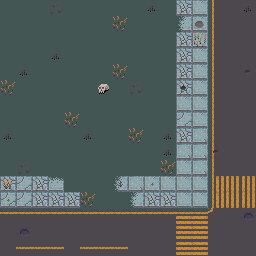

This game map was drawn from its Tiled (.tmx) file and the tilesets committed beside it. A one-line description and the full map source follow:
An orthogonal 16x16 tile map with 16x16 px tiles, 5 tile layers (base, road, pavement, grass, ...), 3 tilesets and 3 objects (2x zombieSpawn, goNextScene).

<map version="1.10" tiledversion="1.11.2" orientation="orthogonal" renderorder="right-down" width="16" height="16" tilewidth="16" tileheight="16" infinite="0" nextlayerid="8" nextobjectid="8">
 <tileset firstgid="1" source="assets/Road Tiles.tsx" />
 <tileset firstgid="34" source="assets/Pavement Tiles.tsx" />
 <tileset firstgid="67" source="Assets/Fence.tsx" />
 <layer id="4" name="base" width="16" height="16">
  <data encoding="csv">
22,22,22,22,22,22,22,22,22,22,22,22,22,22,22,22,
22,22,22,22,22,22,22,22,22,22,22,22,22,22,22,22,
22,22,22,22,22,22,22,22,22,22,22,22,22,22,22,22,
22,22,22,22,22,22,22,22,22,22,22,22,22,22,22,22,
22,22,22,22,22,22,22,22,22,22,22,22,22,22,22,22,
22,22,22,22,22,22,22,22,22,22,22,22,22,22,22,22,
22,22,22,22,22,22,22,22,22,22,22,22,22,22,22,22,
22,22,22,22,22,22,22,22,22,22,22,22,22,22,22,22,
22,22,22,22,22,22,22,22,22,22,22,22,22,22,22,22,
22,22,22,22,22,22,22,22,22,22,22,22,22,22,22,22,
22,22,22,22,22,22,22,22,22,22,22,22,22,22,22,22,
22,22,22,22,22,22,22,22,22,22,22,22,22,22,22,22,
22,22,22,22,22,22,22,22,22,22,22,22,22,22,22,22,
22,22,22,22,22,22,22,22,22,22,22,22,22,22,22,22,
22,22,22,22,22,22,22,22,22,22,22,22,22,22,22,22,
22,22,22,22,22,22,22,22,22,22,22,22,22,22,22,22
</data>
 </layer>
 <layer id="1" name="road" width="16" height="16">
  <data encoding="csv">
0,0,0,0,0,0,0,0,0,0,0,0,0,6,1,1,
0,0,0,0,0,0,0,0,0,0,0,0,0,6,1,1,
0,0,0,0,0,0,0,0,0,0,0,0,0,6,1,1,
0,0,0,0,0,0,0,0,0,0,0,0,0,6,1,1,
0,0,0,0,0,0,0,0,0,0,0,0,0,6,1,1,
0,0,0,0,0,0,0,0,0,0,0,0,0,6,1,1,
0,0,0,0,0,0,0,0,0,0,0,0,0,6,1,1,
0,0,0,0,0,0,0,0,0,0,0,0,0,6,1,1,
0,0,0,0,0,0,0,0,0,0,0,0,0,6,1,1,
0,0,0,0,0,0,0,0,0,0,0,0,0,6,1,1,
0,0,0,0,0,0,0,0,0,0,0,0,0,6,1,1,
0,0,0,0,0,0,0,0,0,0,0,0,0,17,18,18,
0,0,0,0,0,0,0,0,0,0,0,0,0,17,18,18,
4,4,4,4,4,4,4,4,4,4,4,12,12,8,1,1,
1,1,1,1,1,1,1,1,1,1,1,13,13,1,1,1,
1,3,3,3,1,3,3,3,1,1,1,13,13,1,1,1
</data>
 </layer>
 <layer id="3" name="pavement" width="16" height="16">
  <data encoding="csv">
0,0,0,0,0,0,0,0,0,0,0,38,35,0,0,0,
0,0,0,0,0,0,0,0,0,0,0,41,35,0,0,0,
0,0,0,0,0,0,0,0,0,0,0,38,35,0,0,0,
0,0,0,0,0,0,0,0,0,0,0,38,35,0,0,0,
0,0,0,0,0,0,0,0,0,0,0,38,35,0,0,0,
0,0,0,0,0,0,0,0,0,0,0,38,35,0,0,0,
0,0,0,0,0,0,0,0,0,0,0,35,35,0,0,0,
0,0,0,0,0,0,0,0,0,0,0,39,35,0,0,0,
0,0,0,0,0,0,0,0,0,0,0,38,34,0,0,0,
0,0,0,0,0,0,0,0,0,0,0,34,34,0,0,0,
0,0,0,0,0,0,0,0,0,0,0,35,34,0,0,0,
38,39,38,43,0,0,0,41,34,35,35,35,35,0,0,0,
39,39,38,38,38,0,0,0,41,38,38,35,35,0,0,0,
0,0,0,0,0,0,0,0,0,0,0,0,0,0,0,0,
0,0,0,0,0,0,0,0,0,0,0,0,0,0,0,0,
0,0,0,0,0,0,0,0,0,0,0,0,0,0,0,0
</data>
 </layer>
 <layer id="2" name="grass" width="16" height="16">
  <data encoding="csv">
0,0,0,84,0,0,0,0,0,86,0,0,0,0,0,86,
0,0,0,0,0,0,0,81,0,0,0,0,93,0,0,0,
0,0,0,0,0,0,0,0,0,0,0,0,81,0,0,0,
0,0,0,86,0,0,0,0,0,0,0,0,0,0,0,0,
0,86,0,0,0,0,0,81,0,0,0,0,0,0,0,95,
81,0,0,0,0,0,107,0,84,0,0,95,0,0,0,0,
0,0,0,0,0,0,0,0,0,0,0,0,0,0,0,0,
0,0,0,0,81,0,0,0,0,0,0,0,0,0,0,0,
86,0,0,0,0,86,0,0,81,0,86,0,0,0,0,0,
0,0,0,0,0,0,0,0,0,0,86,0,0,95,0,0,
0,84,0,0,0,0,0,0,0,0,81,0,0,0,0,0,
79,0,0,0,0,0,0,82,0,91,0,0,0,0,0,0,
91,0,0,0,0,81,0,0,0,0,0,0,0,0,0,0,
0,0,0,0,0,0,0,0,0,0,0,0,0,0,0,96,
0,96,0,0,0,0,0,0,0,0,0,0,0,0,0,0,
0,0,0,0,0,0,0,0,0,0,0,0,0,0,0,0
</data>
 </layer>
 <layer id="6" name="obstacles" width="16" height="16">
  <data encoding="csv">
0,0,0,0,0,0,0,0,0,0,0,0,0,0,0,0,
0,0,0,0,0,0,0,0,0,0,0,0,0,0,0,0,
0,0,0,0,0,0,0,0,0,0,0,0,0,0,0,0,
0,0,0,0,0,0,0,0,0,0,0,0,0,0,0,0,
0,0,0,0,0,0,0,0,0,0,0,0,0,0,0,0,
0,0,0,0,0,0,0,0,0,0,0,0,0,0,0,0,
0,0,0,0,0,0,0,0,0,0,0,0,0,0,0,0,
0,0,0,0,0,0,0,0,0,0,0,0,0,0,0,0,
0,0,0,0,0,0,0,0,0,0,0,0,0,0,0,0,
0,0,0,0,0,0,0,0,0,0,0,0,0,0,0,0,
0,0,0,0,0,0,0,0,0,0,0,0,0,0,0,0,
0,0,0,0,0,0,0,0,0,0,0,0,0,0,0,0,
0,0,0,0,0,0,0,0,0,0,0,0,0,0,0,0,
0,0,0,0,0,0,0,0,0,0,0,0,0,0,0,0,
0,0,0,0,0,0,0,0,0,0,0,0,0,0,0,0,
0,0,0,0,0,0,0,0,0,0,0,0,0,0,0,0
</data>
 </layer>
 <objectgroup id="7" name="Object Layer 1">
  <object id="1" name="zombieSpawn" x="208" y="0" width="48" height="16" />
  <object id="6" name="zombieSpawn" x="16" y="208" width="48" height="16" rotation="90" />
  <object id="7" name="goNextScene" x="16" y="208" width="48" height="16" rotation="90">
   <properties>
    <property name="allZombiesDead" value="1" />
   </properties>
  </object>
 </objectgroup>
</map>